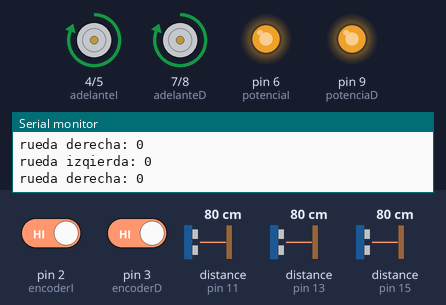
A sketch run on a simulated Arduino Uno, built with avr-gcc and run on an emulated ATmega328P. Parts: motor-driver pin pairs drawn as motors (green arrow = first pin HIGH = forward, orange = second pin HIGH = backward, longer = more drive), output pins drawn as LEDs (lit = HIGH), the last lines printed to the serial monitor. Wiring (inferred from the names in the program): 3 × ultrasonic range finder: trigger pin 10, echo pin 11 / trigger pin 12, echo pin 13 / trigger pin 14, echo pin 15. Inputs (shaded band) come from the test bench; at power-on: distance to the obstacle (sensors on pin 11, pin 13, pin 15) 80 cm, pin 2 (encoderI) HIGH, pin 3 (encoderD) HIGH. The echo pulse lasts 58.3 µs per cm; pins used as bus, display or sensor lines are not drawn.

Above: at 1.2 s.
1.3 s: distance to the obstacle (sensor on pin 11) set to 22 cm
4.3 s: distance to the obstacle (sensor on pin 11) set to 17 cm
At 4.44 s:
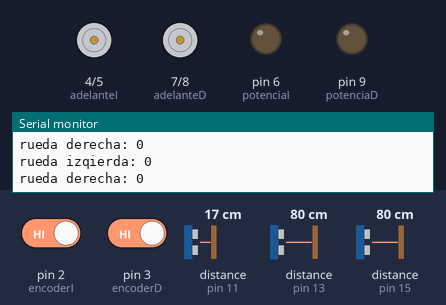
At 5.5 s:
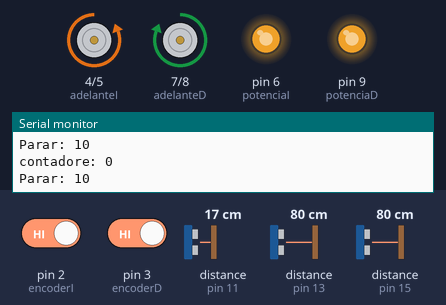
Timing chart, 0 to 7.3 s (numbered marks = the images above; inputs shaded):
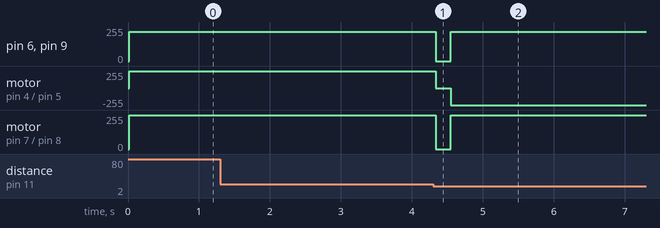

The sketch:

robot_automata.ino
```cpp
#include "RobotCar.h"
Carro car;
int detener = 20;
int giro = 45;

void setup(){
    Serial.begin(9600);
    car.potenciaMAX = 220;
}

void loop(){
//    if (car.UltraC->medir() > detener)
//    {
//        car.mover(10,10);
//    }else{
//        car.mover(0,0);
//        delay(100);
//        car.UltraI->medir() > car.UltraD->medir() ? car.girar(giro) : car.girar(-1*giro);
//    }

    if (car.UltraC->medir() < detener)
    {
        car.mover(0,0);
        delay(100);
        car.UltraI->medir() > car.UltraD->medir() ? car.girar(giro) : car.girar(-1*giro);
    }

    if (car.UltraI->medir() < detener){
        car.mover(0,0);
        delay(100);
        car.girar(giro);
    }
    if (car.UltraD->medir() < detener){
        car.mover(0,0);
        delay(100);
        car.girar(-1*giro);
    }

    car.mover(10,10);

    Serial.print("rueda izqierda: ");
    Serial.println(car.contaI);
    Serial.print("rueda derecha: ");
    Serial.println(car.contaD);
}
```

RobotCar.cpp
```cpp
/*
Libejemplo.cpp -Descripción cpp
Creada por Nombre Autor, Fecha
Lanzado bajo licencia---
*/

#include "Arduino.h"
#include "RobotCar.h"
/* **************************************
**      CLASE ULTRASONIDO
************************************** */
//Constructor parametrizado
Ultrasonido::Ultrasonido(byte &_pinTrigger, byte &_pinEcho){
  pinTrigger=_pinTrigger;
  pinEcho=_pinEcho;
  pinMode(pinTrigger, OUTPUT);
  pinMode(pinEcho, INPUT);
}

//hace la medicion de distancia devuelve cms de distancia hasta 350cm maxi
int Ultrasonido::medir(){
  digitalWrite(pinTrigger, LOW);
  delayMicroseconds(4);
  digitalWrite(pinTrigger, HIGH);
  delayMicroseconds(10);
  digitalWrite(pinTrigger, LOW);
  distancia=pulseIn(pinEcho,HIGH)/56.5812;
  distancia=constrain(distancia,0,350);
  return (int) distancia;
}

/*  **************************************************************
                  CLASE CARRO
***********************************************************
*/
//inicializando las variables staticas de la CLASE
volatile unsigned int Carro::contaI = 0;
volatile unsigned int Carro::contaD = 0;

Carro::Carro(){
	pinMode(encoderI,INPUT);
    pinMode(encoderD,INPUT);
    pinMode(adelanteI,OUTPUT);
    pinMode(atrasI,OUTPUT);
    pinMode(potenciaI,OUTPUT);
    pinMode(adelanteD,OUTPUT);
    pinMode(atrasD,OUTPUT);
    pinMode(potenciaD,OUTPUT);

    //instanciando los sensores ultrasonido y refiriendo
    // invoco constructor parametrizado, new devuelve un puntero
    UltraC= new Ultrasonido(sensortrigerC,sensorechoC);
    UltraI= new Ultrasonido(sensortrigerI,sensorechoI);
    UltraD= new Ultrasonido(sensortrigerD,sensorechoD);

    //UltraD->medir(); //para acceder a sus miembros uso -> por ser puntero

    //ALTERNATIVO PODRIA SER
    //UltraD=*(new Ultrasonido(sensortrigerD,sensorechoD)); //instan como objeto uso * para referenciar
    //Ultra.medir() //accedo a sus miembros como objeto
    //UltraD=*(new Ultrasonido(sensortrigerD,sensorechoD)); //si es alias uso * para referenciar
    //Ultra.medir() //accedo a sus miembros como objeto por ser un alias


	//Agregamos este codigo para registrar las interrupciones
    //RISING indica que se disparara la interrupcion cuando el pin cambie de 0 a 1
    attachInterrupt(digitalPinToInterrupt(encoderI), Carro::contarRuedaI,RISING);
    attachInterrupt(digitalPinToInterrupt(encoderD), Carro::contarRuedaD,RISING);
	  Carro::contaI=0; //contadores a cero
    Carro::contaD=0;
}

//METODOS QUE SE EJECUTAN CON LA INTERRUPCION
//Son metodos Staticos pero static va en el .H
void Carro::contarRuedaI(){
    //Carro::contaI = Carro::contaI >= 65000 ? 1 : Carro::contaI++;

    if (Carro::contaI < 65000)
        Carro::contaI++;
    else
        Carro::contaI = 1;

    //Serial.println(Carro::contaI);
}
void Carro::contarRuedaD(){
    //Carro::contaD = Carro::contaD >= 65000 ? 1 : Carro::contaD++;

    if (Carro::contaD < 65000)
        Carro::contaD++;
    else
        Carro::contaD = 1;

    //Serial.println(Carro::contaD);
}

//metodo para mover el carro + adelante, - atras, potencia abs
void Carro::mover(int izquierda, int derecha){
  izquierda = constrain(izquierda, -10, 10);
  derecha = constrain(derecha, -10, 10);

  //Rueda Izquierda
    if (izquierda<0){
        digitalWrite(adelanteI,LOW);
        digitalWrite(atrasI,HIGH);
    }
    else if(izquierda>0){
        digitalWrite(adelanteI,HIGH);
        digitalWrite(atrasI,LOW);
    }else {
        digitalWrite(adelanteI,LOW);
        digitalWrite(atrasI,LOW);
    }

    // RUEDA DERECHA
    if (derecha<0){
        digitalWrite(adelanteD,LOW);
        digitalWrite(atrasD,HIGH);
    }
    else if(derecha>0){
        digitalWrite(adelanteD,HIGH);
        digitalWrite(atrasD,LOW);
    }else {
        digitalWrite(adelanteD,LOW);
        digitalWrite(atrasD,LOW);
    }


  //Potencia indicada en pines PWN
  //AJUSTANDO LA POTENCIA
  // si tienes contadores de vuelta aquí agregarás el ajuste para que avance recto

    derecha=abs(derecha);
    izquierda=abs(izquierda);

    if(contaI > contaD){
      izquierda=map(izquierda,0,10,0,potenciaMAX-20);
      derecha=map(derecha,0,10,0,potenciaMAX);
    }else if(contaI < contaD){
      izquierda=map(izquierda,0,10,0,potenciaMAX);
      derecha=map(derecha,0,10,0,potenciaMAX-20);
    }else{
      izquierda=map(izquierda,0,10,0,potenciaMAX);
      derecha=map(derecha,0,10,0,potenciaMAX);
    }

//    izquierda=map(izquierda,0,10,0,potenciaMAX);
//    derecha=map(derecha,0,10,0,potenciaMAX);
    analogWrite(potenciaD,derecha);
    analogWrite(potenciaI,izquierda);
}

//Gira la cantidad de grados especifica: - a la izquierda, + derecha
//usa los contadores de vuelta para la precision al girar
//tu decides si usas dos llantas para girar o solo una
//Si tienes contadores de rueda los usaras para hacer el giro
//si no tienes contadores haras un aproximado con delay(tiempo)

void Carro::girar(int grados){
    float medioGiro=40;
    int parar=grados*(medioGiro/180);
    parar=abs(parar);
    mover(0,0);
    delay(100);
    contaI=0;
    contaD=0;
    if(grados>0){
        mover(10,-10); //girando moviendo las dos llantas
    }else if(grados<0){
        mover(-10,10);
    }
    while(contaI + contaD < parar){
      Serial.print("contadore: ");
        Serial.println(contaD+contaI);
        Serial.print("Parar: ");
        Serial.println(parar);
    }
    mover(0,0);
    delay(100);
}
```

RobotCar.h
```cpp
/*
  Libreria de RobotCar
Universidad de El Salvador, Sede Santa Ana
ciclo I-2019
*/
#ifndef RobotCar_h
#define RobotCar_h
#include "Arduino.h"

//Representa un sensor de ultrasonido al construir el objeto
//se pasan los pines de Trigger y Echo
class Ultrasonido{
    public:
		int pinEcho;
   	int pinTrigger;
   	long distancia;
	//Constructor parametrizado Recibe como parametros Trigger y Echo como byte
  Ultrasonido(byte &_pinTrigger, byte &_pinEcho);


   //Mide la distancia el sensor es preciso hasta 3.5mts
   // por tanto el valor maximo es 350 cms
   int medir();
};

//******************C L A S E   C A R R O **************************
class Carro{
	public:
	byte encoderI=2;  //pin del encoder de la llanta izquierda
	byte encoderD=3;  // pin del encoder de la llanta derecha
	byte adelanteI=4; // pin avance adelante llanta Izquierda
	byte atrasI=5;    // pin de reversa llanta izquierda
	byte potenciaI=6; // pin de potencia llanta Izquierda pin PWM
	byte adelanteD=7; // Adelante llanta Derecha
	byte atrasD=8;  // atras llanta Derecha
	byte potenciaD=9;  // potencia llanta Derecha pin PWM
	byte sensortrigerC=10; //Sensor Ultrasonido Central Trigger
	byte sensorechoC=11; //Sensor Ultrasonido Central Echo
	byte sensortrigerI=12; //Sensor Ultrasonido Izquierda Trigger
	byte sensorechoI=13; //Sensor Ultrasonido Izquierda Echo
	byte sensortrigerD=14; //Sensor Ultrasonido Derecha Trigger
	byte sensorechoD=15; //Sensor Ultrasonido Derecha Echo
	byte potenciaMAX=200;

	Ultrasonido *UltraC; // Se declara como puntero
	Ultrasonido *UltraI; // en el cpp se va a instanciar y a referir
	Ultrasonido *UltraD;
	//Ultrasonido UltraC  //forma alternativa como objeto
	//Ultrasonido &UltraC  //forma alternativa como alias

	//DEFINIENDO LAS INTERRUPCIONES--USAN MIEMBROS ESTATICOS
	static volatile unsigned int contaI; //contador de las vueltas de la llanta Izquierda
	static volatile unsigned int contaD; //contador de las vueltas de la llanta Derecha
	//CONTADORES DE RUEDAS IZQUIERDA Y DERECHA
	static void contarRuedaI(); //metodo a registrar con la interrupcion en constructor
	static void contarRuedaD();

	//Constructor -- configura variables, sensores e interrupciones
	Carro();

	//acciona el motor, recibe como parametro la accion en la llanta izquierda y la llanta derecha
	// el valor de cada llanta si es positivo movera la llanta hacia adelante
	// si es negativo movera la llanta hacia atras
	// el numero representara la potencia aplicada a cada llanta
	// los valores pueden ir de -255 hasta 255
	void mover(int Izquierda, int Derecha);

	//Gira la cantidad de grados especifica: - a la izquierda, + derecha
	//usa los contadores de vuelta para la precision al girar
	//tu decides si usas dos llantas para girar o solo una
	void girarI(int grados);
	void girarD(int grados);
  void girar(int grados);

};


#endif
```

Measured:
- the behaviour switches between 20 and 19 cm on distance to the obstacle (sensor on pin 11) (found by bisection; images 0 and 1)
- after the input at 4.3 s, pin 6 (potenciaI), pin 9 (potenciaD): 220/255 → 0/255 at once, → 220/255 0.21 s later; motor on pin 4 (adelanteI) / pin 5 (atrasI): forward 255/255 → stopped at once, → backward 255/255 0.21 s later; motor on pin 7 (adelanteD) / pin 8 (atrasD): forward 255/255 → stopped at once, → forward 255/255 0.21 s later
